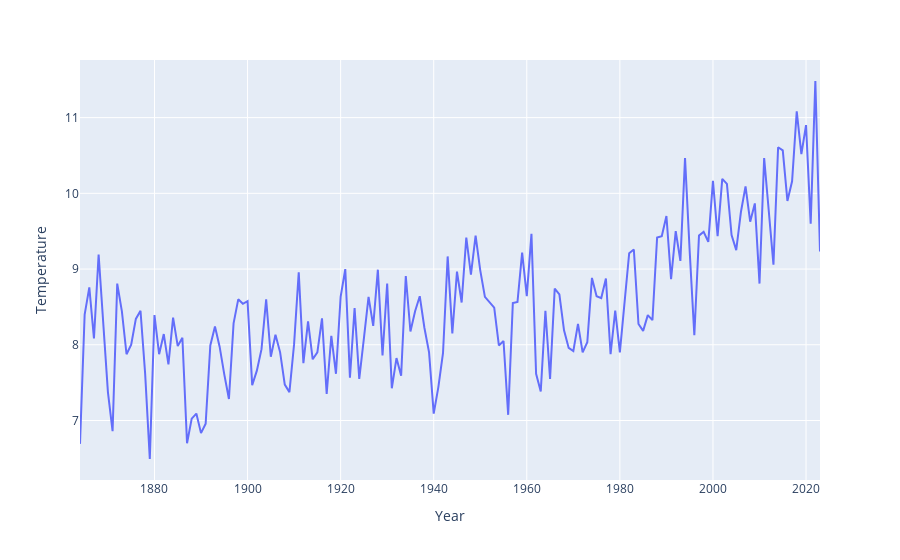

The notebook cell saved with this chart:
### Code cell
fig = px.line(df_agg, x='Year', y="Temperature")
fig.show()

### Figure 1 — Plotly figure (JSON) as saved in the notebook; plotly's stock layout.template omitted (floating-point values rounded to 4 significant figures; data arrays with more than 128 entries replaced by an {"elided": "..."} marker saying what was removed)
{"data": [{"hovertemplate": "Year=%{x}<br>Temperature=%{y}<extra></extra>", "legendgroup": "", "line": {"color": "#636efa", "dash": "solid"}, "marker": {"symbol": "circle"}, "mode": "lines", "name": "", "orientation": "v", "showlegend": false, "x": {"elided": "160 int values"}, "xaxis": "x", "y": {"elided": "160 float values"}, "yaxis": "y", "type": "scatter"}], "layout": {"xaxis": {"anchor": "y", "domain": [0.0, 1.0], "title": {"text": "Year"}}, "yaxis": {"anchor": "x", "domain": [0.0, 1.0], "title": {"text": "Temperature"}}, "legend": {"tracegroupgap": 0}, "margin": {"t": 60}}}
